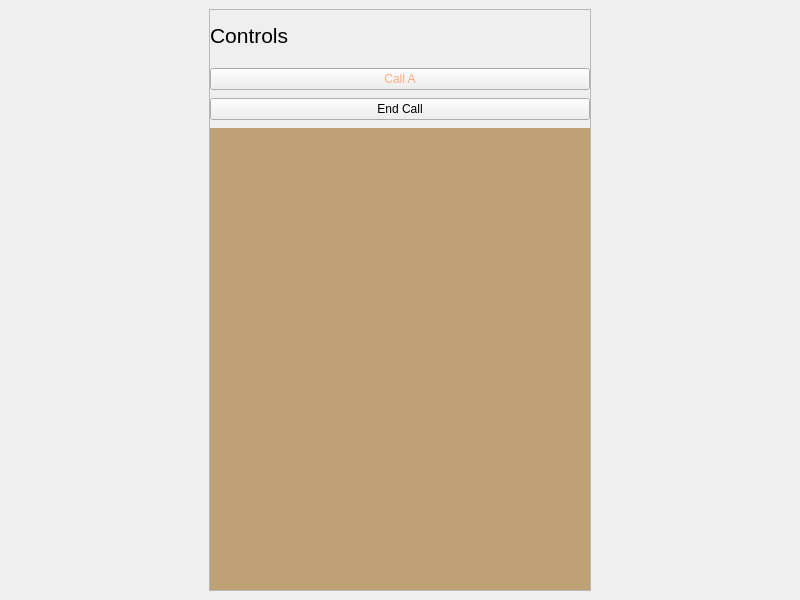
<?xml version="1.0" encoding="UTF-8"?>
<ui version="4.0">
 <class>MainWindow</class>
 <widget class="QMainWindow" name="MainWindow">
  <property name="geometry">
   <rect>
    <x>0</x>
    <y>0</y>
    <width>800</width>
    <height>600</height>
   </rect>
  </property>
  <property name="windowTitle">
   <string>MainWindow</string>
  </property>
  <widget class="QWidget" name="centralwidget">
   <layout class="QHBoxLayout" name="horizontalLayout">
    <property name="spacing">
     <number>0</number>
    </property>
    <property name="leftMargin">
     <number>0</number>
    </property>
    <property name="topMargin">
     <number>0</number>
    </property>
    <property name="rightMargin">
     <number>0</number>
    </property>
    <property name="bottomMargin">
     <number>0</number>
    </property>
    <item>
     <widget class="QWidget" name="controlsWidget" native="true">
      <property name="sizePolicy">
       <sizepolicy hsizetype="Minimum" vsizetype="Preferred">
        <horstretch>0</horstretch>
        <verstretch>0</verstretch>
       </sizepolicy>
      </property>
      <property name="maximumSize">
       <size>
        <width>400</width>
        <height>16777215</height>
       </size>
      </property>
      <layout class="QVBoxLayout" name="verticalLayout">
       <item>
        <widget class="QFrame" name="frame">
         <property name="frameShape">
          <enum>QFrame::StyledPanel</enum>
         </property>
         <property name="frameShadow">
          <enum>QFrame::Raised</enum>
         </property>
         <layout class="QVBoxLayout" name="verticalLayout_2">
          <property name="spacing">
           <number>8</number>
          </property>
          <property name="leftMargin">
           <number>0</number>
          </property>
          <property name="topMargin">
           <number>0</number>
          </property>
          <property name="rightMargin">
           <number>0</number>
          </property>
          <property name="bottomMargin">
           <number>0</number>
          </property>
          <item>
           <widget class="QLabel" name="peerLabel">
            <property name="sizePolicy">
             <sizepolicy hsizetype="Preferred" vsizetype="Minimum">
              <horstretch>0</horstretch>
              <verstretch>0</verstretch>
             </sizepolicy>
            </property>
            <property name="maximumSize">
             <size>
              <width>16777215</width>
              <height>50</height>
             </size>
            </property>
            <property name="font">
             <font>
              <pointsize>16</pointsize>
             </font>
            </property>
            <property name="text">
             <string>Controls</string>
            </property>
            <property name="buddy">
             <cstring>peerLabel</cstring>
            </property>
           </widget>
          </item>
          <item>
           <widget class="QPushButton" name="callButton">
            <property name="styleSheet">
             <string notr="true">color: rgb(255, 170, 127);</string>
            </property>
            <property name="text">
             <string>Call A</string>
            </property>
           </widget>
          </item>
          <item>
           <widget class="QPushButton" name="endCallButton">
            <property name="text">
             <string>End Call</string>
            </property>
           </widget>
          </item>
          <item>
           <widget class="QWidget" name="local_view" native="true">
            <property name="styleSheet">
             <string notr="true">background-color: rgb(190, 162, 117);</string>
            </property>
            <layout class="QVBoxLayout" name="verticalLayout_3">
             <property name="leftMargin">
              <number>0</number>
             </property>
            </layout>
           </widget>
          </item>
         </layout>
        </widget>
       </item>
      </layout>
     </widget>
    </item>
   </layout>
  </widget>
 </widget>
 <resources/>
 <connections/>
</ui>
